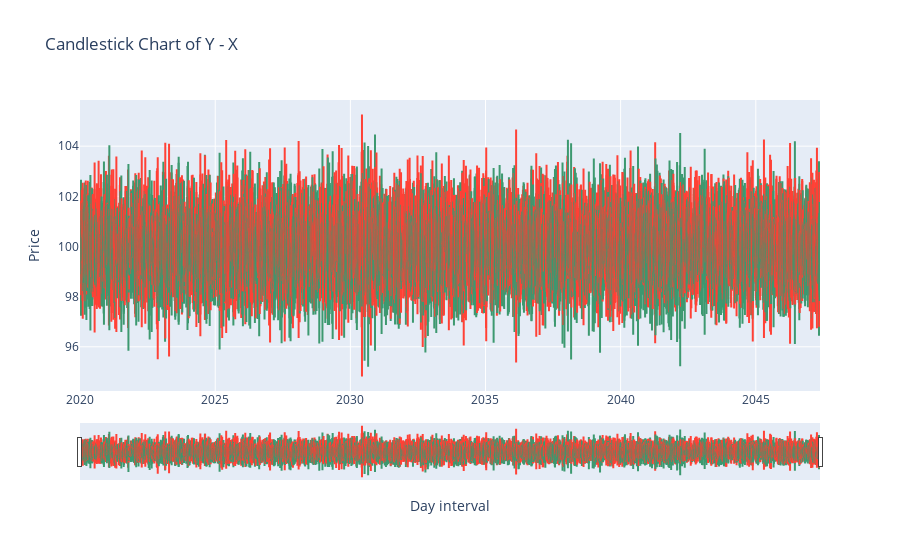

Source (notebook cell):
### Code cell
fig = go.Figure(data=[go.Candlestick(x=df.index, open=df['open'], high=df['high'], low=df['low'], close=df['close'])])
fig.update_layout(title='Candlestick Chart of Y - X', xaxis_title='Day interval', yaxis_title='Price')
fig.show()

### Figure 1 — Plotly figure (JSON) as saved in the notebook; plotly's stock layout.template omitted (floating-point values rounded to 4 significant figures; data arrays with more than 128 entries replaced by an {"elided": "..."} marker saying what was removed)
{"data": [{"close": {"elided": "10000 float values"}, "high": {"elided": "10000 float values"}, "low": {"elided": "10000 float values"}, "open": {"elided": "10000 float values"}, "type": "candlestick", "x": {"elided": "10000 str values"}}], "layout": {"title": {"text": "Candlestick Chart of Y - X"}, "xaxis": {"title": {"text": "Day interval"}}, "yaxis": {"title": {"text": "Price"}}}}
